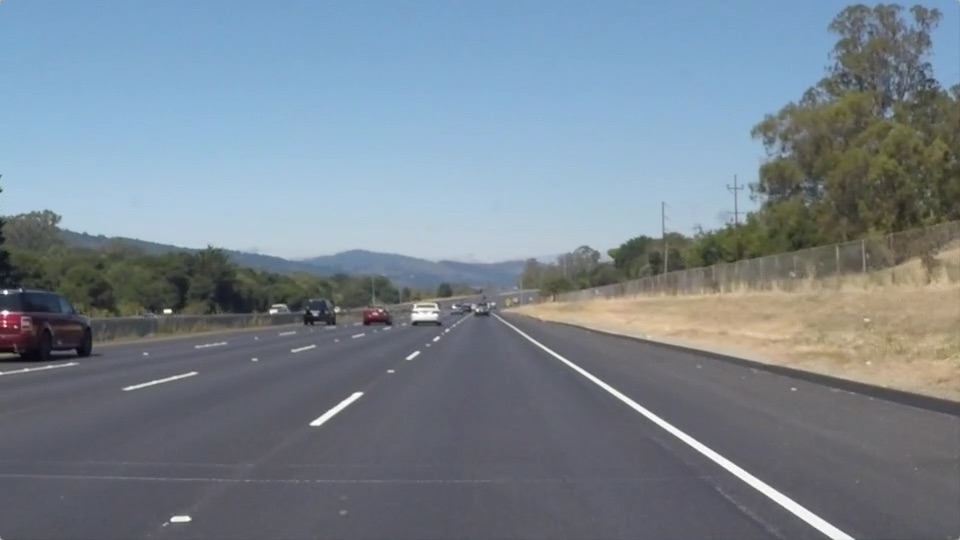
#> input picture Project_1_Finding_lanes/test_images/solidWhiteRight.jpg, 960 x 540 px
$ jupyter execute --allow-errors P1.ipynb   (shell and % lines are left out)
#> lines starting #> are read from the running program, lines starting #| are printed output that depends on the picture; after the words box and inside, x2 and y2 are one past the last pixel; in counts of white or black regions, pixels touching at a corner belong together
# Self-Driving Car Engineer Nanodegree

## Project: **Finding Lane Lines on the Road**
***
In this project, you will use the tools you learned about in the lesson to identify lane lines on the road.  You can develop your pipeline on a series of individual images, and later apply the result to a video stream (really just a series of images). Check out the video clip "raw-lines-example.mp4" (also contained in this repository) to see what the output should look like after using the helper functions below.

Once you have a result that looks roughly like "raw-lines-example.mp4", you'll need to get creative and try to average and/or extrapolate the line segments you've detected to map out the full extent of the lane lines.  You can see an example of the result you're going for in the video "P1_example.mp4".  Ultimately, you would like to draw just one line for the left side of the lane, and one for the right.

In addition to implementing code, there is a brief writeup to complete. The writeup should be completed in a separate file, which can be either a markdown file or a pdf document. There is a [write up template](https://github.com/udacity/CarND-LaneLines-P1/blob/master/writeup_template.md) that can be used to guide the writing process. Completing both the code in the Ipython notebook and the writeup template will cover all of the [rubric points](https://review.udacity.com/#!/rubrics/322/view) for this project.

---
Let's have a look at our first image called 'test_images/solidWhiteRight.jpg'.  Run the 2 cells below (hit Shift-Enter or the "play" button above) to display the image.

**Note: If, at any point, you encounter frozen display windows or other confounding issues, you can always start again with a clean slate by going to the "Kernel" menu above and selecting "Restart & Clear Output".**

---

**The tools you have are color selection, region of interest selection, grayscaling, Gaussian smoothing, Canny Edge Detection and Hough Tranform line detection.  You  are also free to explore and try other techniques that were not presented in the lesson.  Your goal is piece together a pipeline to detect the line segments in the image, then average/extrapolate them and draw them onto the image for display (as below).  Once you have a working pipeline, try it out on the video stream below.**

---

<figure>

 <figcaption>
 <p></p>
 <p style="text-align: center;"> Your output should look something like this (above) after detecting line segments using the helper functions below </p>
 </figcaption>
</figure>
 <p></p>
<figure>

 <figcaption>
 <p></p>
 <p style="text-align: center;"> Your goal is to connect/average/extrapolate line segments to get output like this</p>
 </figcaption>
</figure>

**Run the cell below to import some packages.  If you get an `import error` for a package you've already installed, try changing your kernel (select the Kernel menu above --> Change Kernel).  Still have problems?  Try relaunching Jupyter Notebook from the terminal prompt.  Also, consult the forums for more troubleshooting tips.**

## Import Packages

[cell 1]
#importing some useful packages
import matplotlib.pyplot as plt
import matplotlib.image as mpimg
import numpy as np
import cv2

## Read in an Image

[cell 2]
#reading in an image
image = mpimg.imread('test_images/solidWhiteRight.jpg')
#> image is the input picture: shape (540, 960, 3); mean R, G, B 120.3, 132.6, 143.7

#printing out some stats and plotting
print('This image is:', type(image), 'with dimensions:', image.shape)
#| This image is: <class 'numpy.ndarray'> with dimensions: (540, 960, 3)
plt.imshow(image)  # if you wanted to show a single color channel image called 'gray', for example, call as plt.imshow(gray, cmap='gray')

## Ideas for Lane Detection Pipeline

**Some OpenCV functions (beyond those introduced in the lesson) that might be useful for this project are:**

`cv2.inRange()` for color selection
`cv2.fillPoly()` for regions selection
`cv2.line()` to draw lines on an image given endpoints
`cv2.addWeighted()` to coadd / overlay two images
`cv2.cvtColor()` to grayscale or change color
`cv2.imwrite()` to output images to file
`cv2.bitwise_and()` to apply a mask to an image

**Check out the OpenCV documentation to learn about these and discover even more awesome functionality!**

## Helper Functions

Below are some helper functions to help get you started. They should look familiar from the lesson!

[cell 3]
import math

def grayscale(img):
    """Applies the Grayscale transform
    This will return an image with only one color channel
    but NOTE: to see the returned image as grayscale
    (assuming your grayscaled image is called 'gray')
    you should call plt.imshow(gray, cmap='gray')"""
    return cv2.cvtColor(img, cv2.COLOR_RGB2GRAY)
    # Or use BGR2GRAY if you read an image with cv2.imread()
    # return cv2.cvtColor(img, cv2.COLOR_BGR2GRAY)

def canny(img, low_threshold, high_threshold):
    """Applies the Canny transform"""
    return cv2.Canny(img, low_threshold, high_threshold)

def gaussian_blur(img, kernel_size):
    """Applies a Gaussian Noise kernel"""
    return cv2.GaussianBlur(img, (kernel_size, kernel_size), 0)

def region_of_interest(img, vertices):
    """
    Applies an image mask.

    Only keeps the region of the image defined by the polygon
    formed from `vertices`. The rest of the image is set to black.
    `vertices` should be a numpy array of integer points.
    """
    #defining a blank mask to start with
    mask = np.zeros_like(img)

    #defining a 3 channel or 1 channel color to fill the mask with depending on the input image
    if len(img.shape) > 2:
        channel_count = img.shape[2]  # i.e. 3 or 4 depending on your image
        ignore_mask_color = (255,) * channel_count
    else:
        ignore_mask_color = 255

    #filling pixels inside the polygon defined by "vertices" with the fill color
    cv2.fillPoly(mask, vertices, ignore_mask_color)

    #returning the image only where mask pixels are nonzero
    masked_image = cv2.bitwise_and(img, mask)
    return masked_image


def draw_lines(img, lines, color=[255, 0, 0], thickness=2):
    """
    NOTE: this is the function you might want to use as a starting point once you want to
    average/extrapolate the line segments you detect to map out the full
    extent of the lane (going from the result shown in raw-lines-example.mp4
    to that shown in P1_example.mp4).

    Think about things like separating line segments by their
    slope ((y2-y1)/(x2-x1)) to decide which segments are part of the left
    line vs. the right line.  Then, you can average the position of each of
    the lines and extrapolate to the top and bottom of the lane.

    This function draws `lines` with `color` and `thickness`.
    Lines are drawn on the image inplace (mutates the image).
    If you want to make the lines semi-transparent, think about combining
    this function with the weighted_img() function below
    """
    #for line in lines:
    #    for x1,y1,x2,y2 in line:
    #        cv2.line(img, (x1, y1), (x2, y2), color, thickness)

    left_lines = []
    right_lines = []

    for line in lines:
        for x1,y1,x2,y2 in line:
            slope = (y2-y1)/(x2-x1)
            if (slope > 0.2 and slope <0.95):
                left_lines.append([x1,y1,x2,y2,slope])
            elif (slope < -0.2 and slope > -0.95):
                right_lines.append([x1,y1,x2,y2,slope])

    imshape = img.shape

    #Right line
    right_cor = []
    right_cor = np.mean(right_lines, axis=0)
    if right_cor.size>1:
        x1,y1,x2,y2,slope = right_cor
        b = y1 - slope*x1
        y1_n = imshape[1]
        x1_n = (y1_n - b)/slope
        y2_n = (imshape[0])*3/5
        x2_n = (y2_n - b)/slope
        cv2.line(img,(int(x1_n),int(y1_n)),(int(x2_n),int(y2_n)),(255,0,0),10)

    #Left line
    left_cor = np.mean(left_lines, axis=0)
    if left_cor.size>1:
        x1,y1,x2,y2,slope = np.mean(left_lines, axis=0)
        b = y1 - slope*x1
        y1_n = imshape[1]
        x1_n = (y1_n - b)/slope
        y2_n = (imshape[0])*3/5
        x2_n = (y2_n - b)/slope
        cv2.line(img,(int(x1_n),int(y1_n)),(int(x2_n),int(y2_n)),(255,0,0),10)

    return img

def hough_lines(img, rho, theta, threshold, min_line_len, max_line_gap):
    """
    `img` should be the output of a Canny transform.

    Returns an image with hough lines drawn.
    """
    lines = cv2.HoughLinesP(img, rho, theta, threshold, np.array([]), minLineLength=min_line_len, maxLineGap=max_line_gap)
    line_img = np.zeros((img.shape[0], img.shape[1], 3), dtype=np.uint8)
    draw_lines(line_img, lines)
    return line_img

# Python 3 has support for cool math symbols.

def weighted_img(img, initial_img, α=0.8, β=1., γ=0.):
    """
    `img` is the output of the hough_lines(), An image with lines drawn on it.
    Should be a blank image (all black) with lines drawn on it.

    `initial_img` should be the image before any processing.

    The result image is computed as follows:

    initial_img * α + img * β + γ
    NOTE: initial_img and img must be the same shape!
    """
    return cv2.addWeighted(initial_img, α, img, β, γ)

## Test Images

Build your pipeline to work on the images in the directory "test_images"
**You should make sure your pipeline works well on these images before you try the videos.**

[cell 4]
import os
list = os.listdir("test_images/")

## Build a Lane Finding Pipeline

Build the pipeline and run your solution on all test_images. Make copies into the `test_images_output` directory, and you can use the images in your writeup report.

Try tuning the various parameters, especially the low and high Canny thresholds as well as the Hough lines parameters.

[cell 5]
# TODO: Build your pipeline that will draw lane lines on the test_images
# then save them to the test_images_output directory.

for i in range(len(list)):
    if list[i]==".DS_Store":
        continue
    else:
        #Read image from list
        image = mpimg.imread('test_images/{}'.format(list[i]))
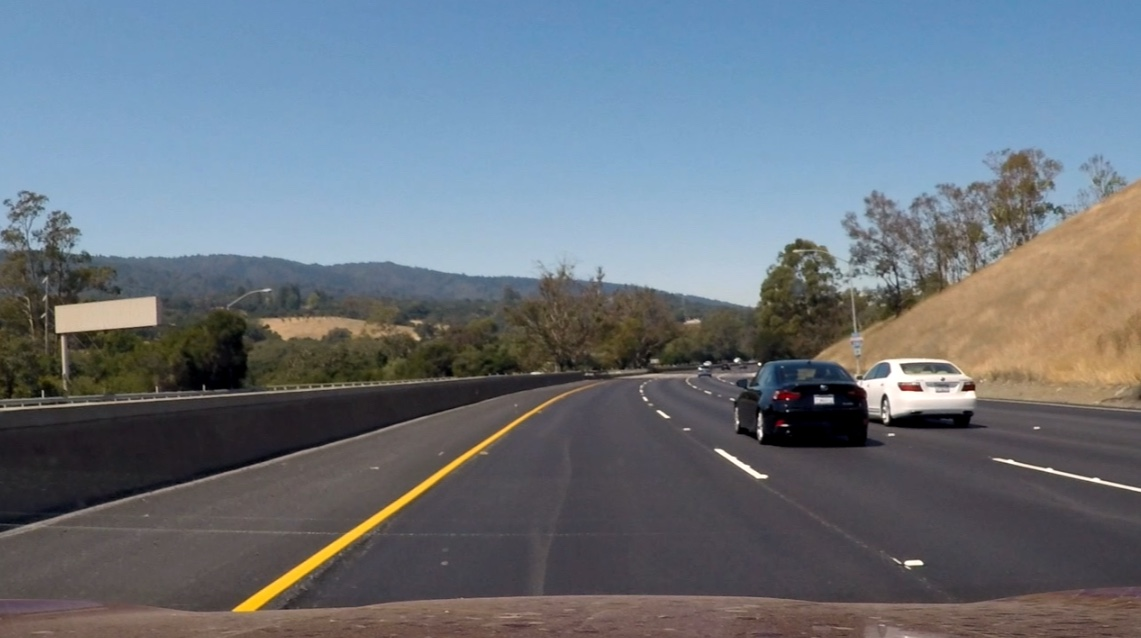
#> input picture Project_1_Finding_lanes/test_images/challenge.jpeg, 1141 x 638 px
#> image is the input picture: shape (638, 1141, 3); mean R, G, B 106.2, 115.2, 124.7

        #Convert the image to grayscale
        gray = grayscale(image)

        #Define a kernel size and apply Gaussian smoothing
        kernel_size = 5
        blur_gray = gaussian_blur(gray, kernel_size)

        #Define parameter for Canny edge and apply
        low_threshold = 50
        high_threshold = 150
        edges = canny(blur_gray, low_threshold, high_threshold)
#> in canny, `return cv2.Canny(img, low_threshold, high_threshold)`:
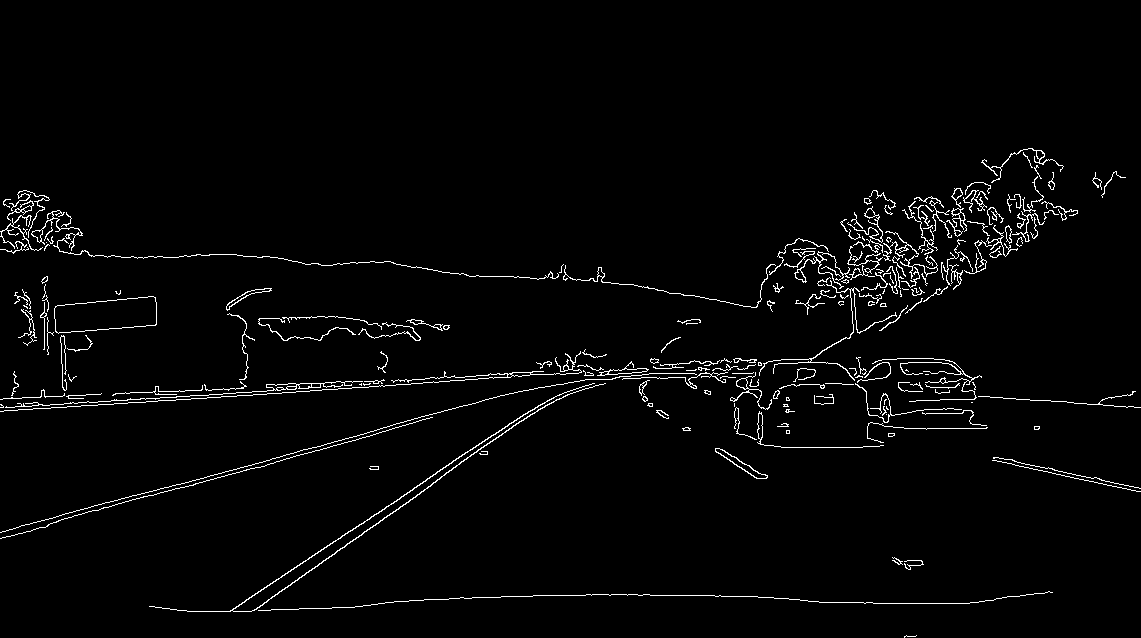
#> returned value: shape (638, 1141); 2.4% white in thin lines or dots, all inside (x1, y1, x2, y2) = (0, 148, 1141, 638)

        #Define region of interest and apply to edges
        imshape = image.shape
        #vertices = np.array([[(0,imshape[0]),(450, 325), (510, 325), (imshape[1],imshape[0])]], dtype=np.int32)
        vertices = np.array([[(imshape[1]*0.05,imshape[0]),(imshape[1]*0.46, (imshape[0])*3/5), (imshape[1]*0.54, (imshape[0])*3/5), (imshape[1]*0.95,imshape[0])]], dtype=np.int32)

        masked_image = region_of_interest(edges,vertices)
#> in region_of_interest, `masked_image = cv2.bitwise_and(img, mask)`:
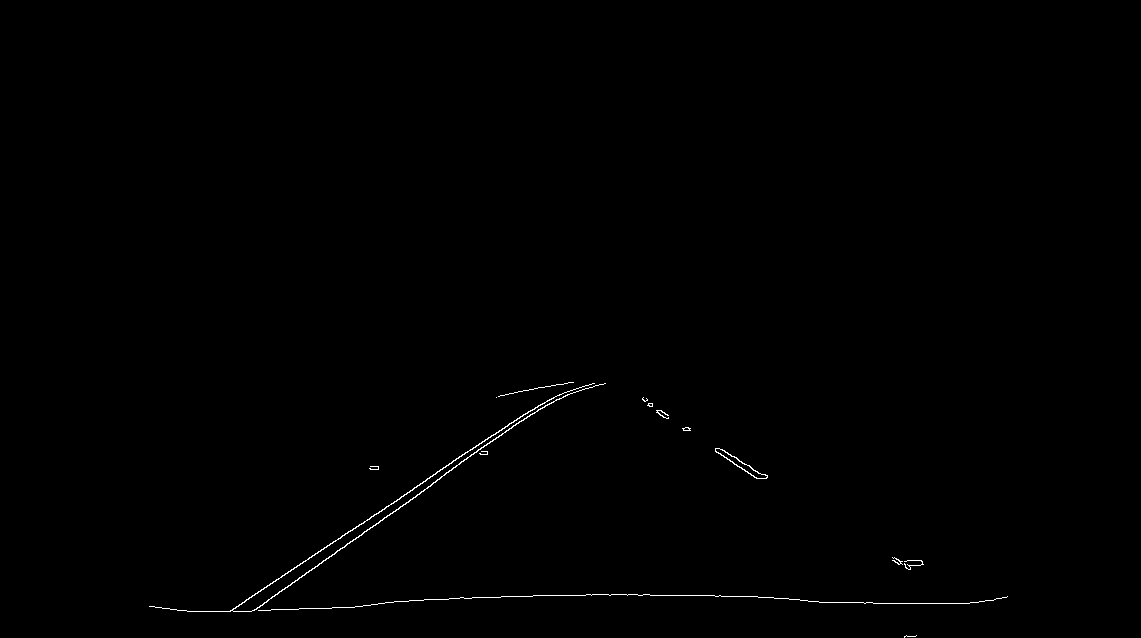
#> masked_image: shape (638, 1141); 0.34% white in thin lines or dots, all inside (x1, y1, x2, y2) = (149, 382, 1008, 638)

        #Define the Hough transform parameters

        rho = 1 # distance resolution in pixels of the Hough grid
        theta = np.pi/180 # angular resolution in radians of the Hough grid
        threshold = 35   # minimum number of votes (intersections in Hough grid cell)
        min_line_length = 40 #minimum number of pixels making up a line
        max_line_gap = 50 # maximum gap in pixels between connectable line segments

        line_img = hough_lines(masked_image, rho, theta, threshold, min_line_length, max_line_gap)
#> in hough_lines, `lines = cv2.HoughLinesP(img, rho, theta, threshold, np.array([]), minL..`: lines = 20 rows, first 6: [229, 611, 509, 423], [232, 610, 571, 382], [251, 611, 439, 479], [394, 601, 597, 594], [598, 594, 773, 597], [432, 483, 559, 394]
#> the loop in draw_lines, `for line in lines:` made 20 passes
#> after the loop in draw_lines, `for line in lines:`: left_lines = [[642, 398, 757, 478, 0.696], [656, 412, 767, 476, 0.577], [648, 404, 766, 478, 0.627]]; right_lines = [[229, 611, 509, 423, -0.671], [232, 610, 571, 382, -0.673], [251, 611, 439, 479, -0.702], [432, 483, 559, 394, -0.701], [507, 426, 573, 382, -0.667], [256, 608, 419, 494, -0.699], [446, 472, 553, 397, -0.701], [508, 425, 586, 385, -0.513]]
#> in draw_lines, `right_cor = np.mean(right_lines, axis=0)`: right_cor = [357.6, 530.8, 526.1, 417, -0.666]
#> in draw_lines, `x1,y1,x2,y2,slope = right_cor`: x1 = 357.6; y1 = 530.8; x2 = 526.1; y2 = 417; slope = -0.666
#> in draw_lines, `b = y1 - slope*x1`: b = 768.9
#> in draw_lines, `x1_n = (y1_n - b)/slope`: x1_n = -558.9
#> in draw_lines, `x2_n = (y2_n - b)/slope`: x2_n = 579.8
#> in draw_lines, `left_cor = np.mean(left_lines, axis=0)`: left_cor = [648.7, 404.7, 763.3, 477.3, 0.633]
#> in draw_lines, `x1,y1,x2,y2,slope = np.mean(left_lines, axis=0)`: x1 = 648.7; y1 = 404.7; x2 = 763.3; y2 = 477.3; slope = 0.633
#> in draw_lines, `b = y1 - slope*x1`: b = -6.01
#> in draw_lines, `x1_n = (y1_n - b)/slope`: x1_n = 1811.7
#> in draw_lines, `x2_n = (y2_n - b)/slope`: x2_n = 614.1

        new_img = weighted_img(line_img,image)
#> in weighted_img, `return cv2.addWeighted(initial_img, α, img, β, γ)`:
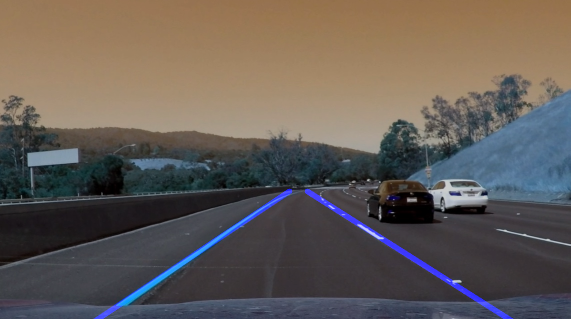
#> returned value: shape (638, 1141, 3) (shown at 1/2 size); mean of channels 0, 1, 2 87, 92.1, 99.8; drawn as B, G, R
        #plt.figure()
        #plt.imshow(masked_image)

        cv2.imwrite('test_images_output/{}'.format(list[i]), cv2.cvtColor(new_img, cv2.COLOR_RGB2BGR))
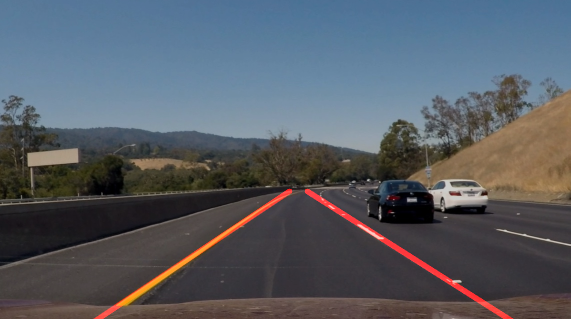
#> saved as challenge.jpeg: shape (638, 1141, 3) (shown at 1/2 size); mean B, G, R 99.8, 92.1, 87
#> pass 2 of the loop `for i in range(len(list)):`:
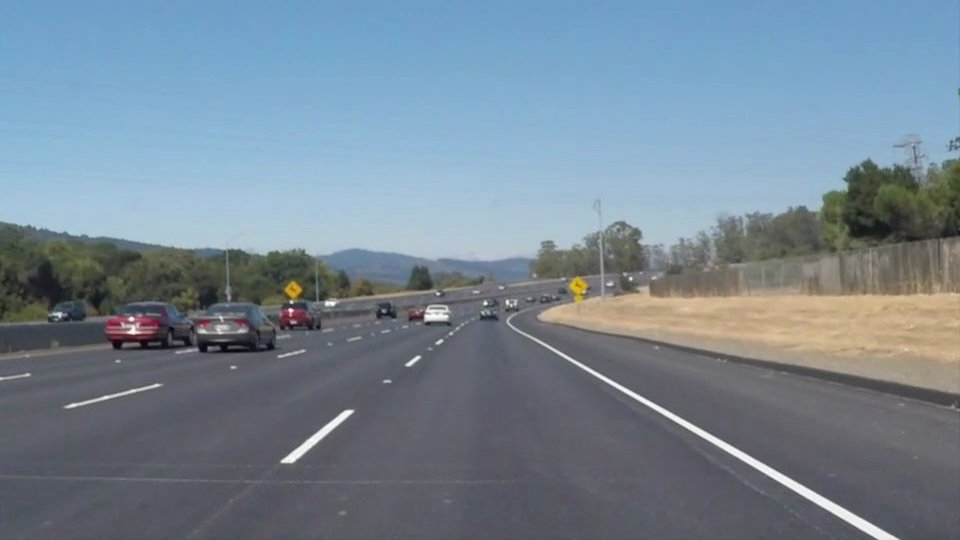
#> input picture Project_1_Finding_lanes/test_images/solidWhiteCurve.jpg, 960 x 540 px
#> image is the input picture: shape (540, 960, 3); mean R, G, B 118.5, 134.5, 148.1
#> in region_of_interest (call 2), `masked_image = cv2.bitwise_and(img, mask)`:
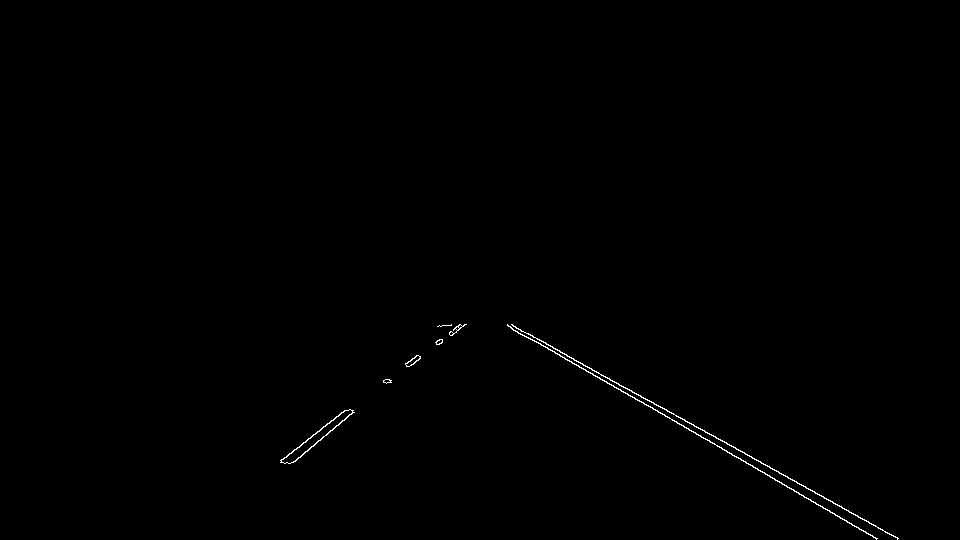
#> masked_image: shape (540, 960); 0.31% white in thin lines or dots, all inside (x1, y1, x2, y2) = (280, 324, 899, 540)
#> the loop in draw_lines (call 2), `for line in lines:` made 8 passes
#> line on passes 1 to 4: [[507, 325, 877, 538]], [[511, 324, 897, 538]], [[293, 462, 439, 339]], [[280, 462, 344, 410]]
#> `cv2.imwrite('test_images_output/{}'.format(list[i]), cv2.cvtColor(new_..`:
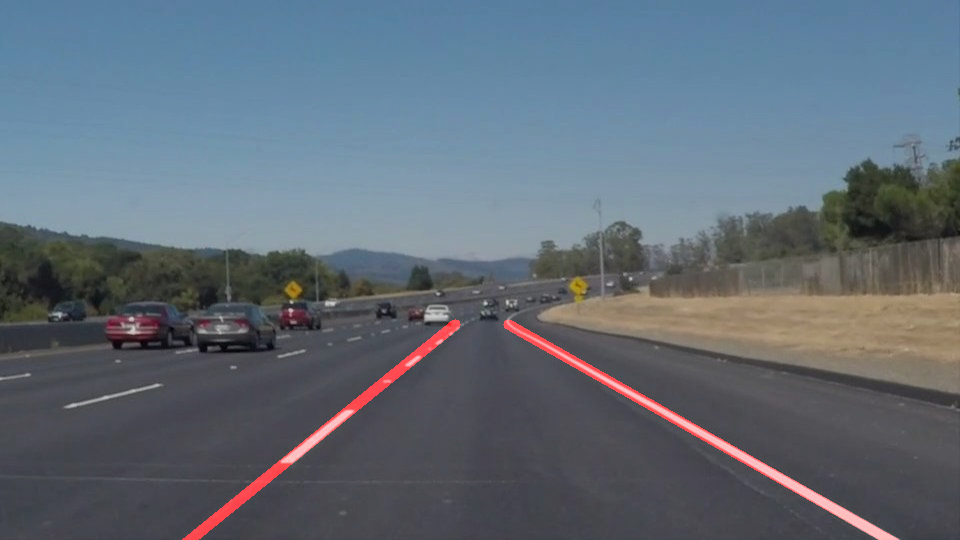
#> saved as solidWhiteCurve.jpg: shape (540, 960, 3); mean B, G, R 118.5, 107.6, 97
